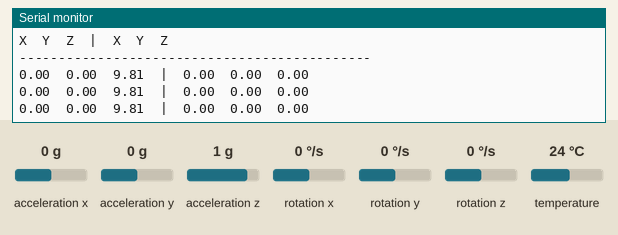
Recording of a sketch running on a simulated Arduino Uno, built with avr-gcc and run on an emulated ATmega328P. Parts: the last lines printed to the serial monitor. The test bench sets the inputs (shaded band); at power-on: acceleration x 0 g, acceleration y 0 g, acceleration z 1 g, rotation x 0 °/s, rotation y 0 °/s, rotation z 0 °/s, temperature 24 °C.

Above: at 1.3 s.
1.4 s: acceleration x set to -1.4 g
At 2.0 s:
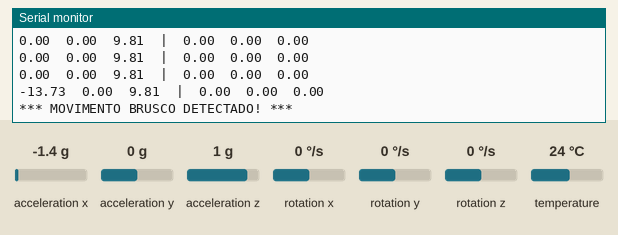
3.6 s: acceleration y set to -1.4 g
At 4.0 s:
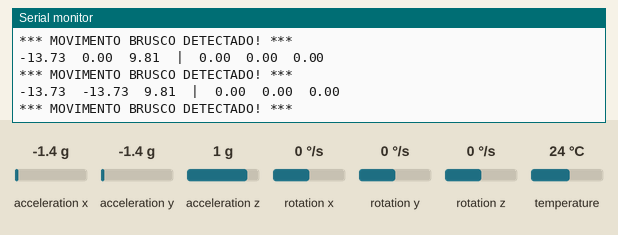
5.1 s: acceleration z set to -1.4 g
At 5.6 s:
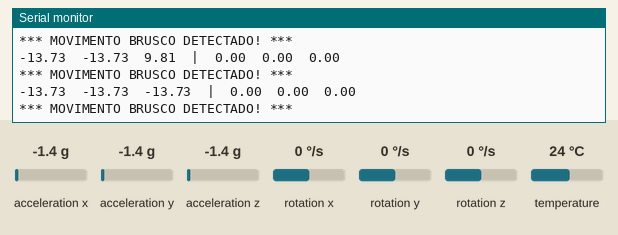
6.6 s: rotation x set to -192 °/s
At 7.1 s:
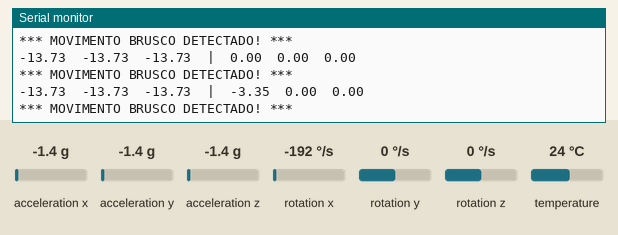
8.1 s: rotation y set to -192 °/s
At 8.6 s:
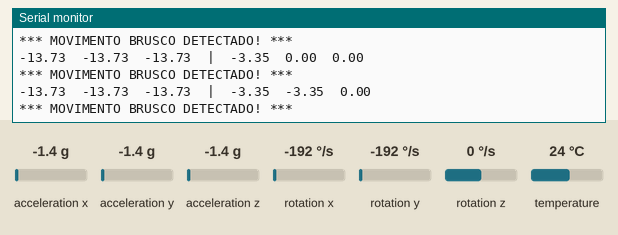

Measured:
- after the input at 1.4 s, the serial monitor: prints a new line after 0.22 s (image 1)
- after the input at 3.6 s, the serial monitor: prints a new line after 0.05 s (image 2)
- after the input at 5.1 s, the serial monitor: prints a new line after 0.06 s (image 3)
- after the input at 6.6 s, the serial monitor: prints a new line after 0.08 s (image 4)
- after the input at 8.1 s, the serial monitor: prints a new line after 0.09 s (image 5)

The sketch:

teste_MPU.ino
```cpp
#include <Adafruit_MPU6050.h>
#include <Adafruit_Sensor.h>
#include <Wire.h>

Adafruit_MPU6050 mpu;

void setup() {
  Serial.begin(115200);
  Serial.println("Teste do Sensor MPU6050");

  if (!mpu.begin()) {
    Serial.println("ERRO: Sensor MPU6050 não encontrado!");
    while (1);
  }

  Serial.println("Sensor MPU6050 inicializado com sucesso!");

  // Configurações do sensor
  mpu.setAccelerometerRange(MPU6050_RANGE_8_G);
  mpu.setGyroRange(MPU6050_RANGE_500_DEG);
  mpu.setFilterBandwidth(MPU6050_BAND_21_HZ);

  Serial.println("Acelerômetro  |  Giroscópio");
  Serial.println("X\tY\tZ\t|\tX\tY\tZ");
  Serial.println("---------------------------------------------");
  delay(100);
}

void loop() {
  sensors_event_t a, g, temp;
  mpu.getEvent(&a, &g, &temp);

  // Acelerômetro (m/s²)
  Serial.print(a.acceleration.x);
  Serial.print("\t");
  Serial.print(a.acceleration.y);
  Serial.print("\t");
  Serial.print(a.acceleration.z);
  Serial.print("\t|\t");

  // Giroscópio (rad/s)
  Serial.print(g.gyro.x);
  Serial.print("\t");
  Serial.print(g.gyro.y);
  Serial.print("\t");
  Serial.println(g.gyro.z);

  // Detecção de movimento simples
  float accelTotal = sqrt(a.acceleration.x*a.acceleration.x +
                         a.acceleration.y*a.acceleration.y +
                         a.acceleration.z*a.acceleration.z);

  if (accelTotal > 15) {
    Serial.println("*** MOVIMENTO BRUSCO DETECTADO! ***");
  }

  delay(500);
}
```
